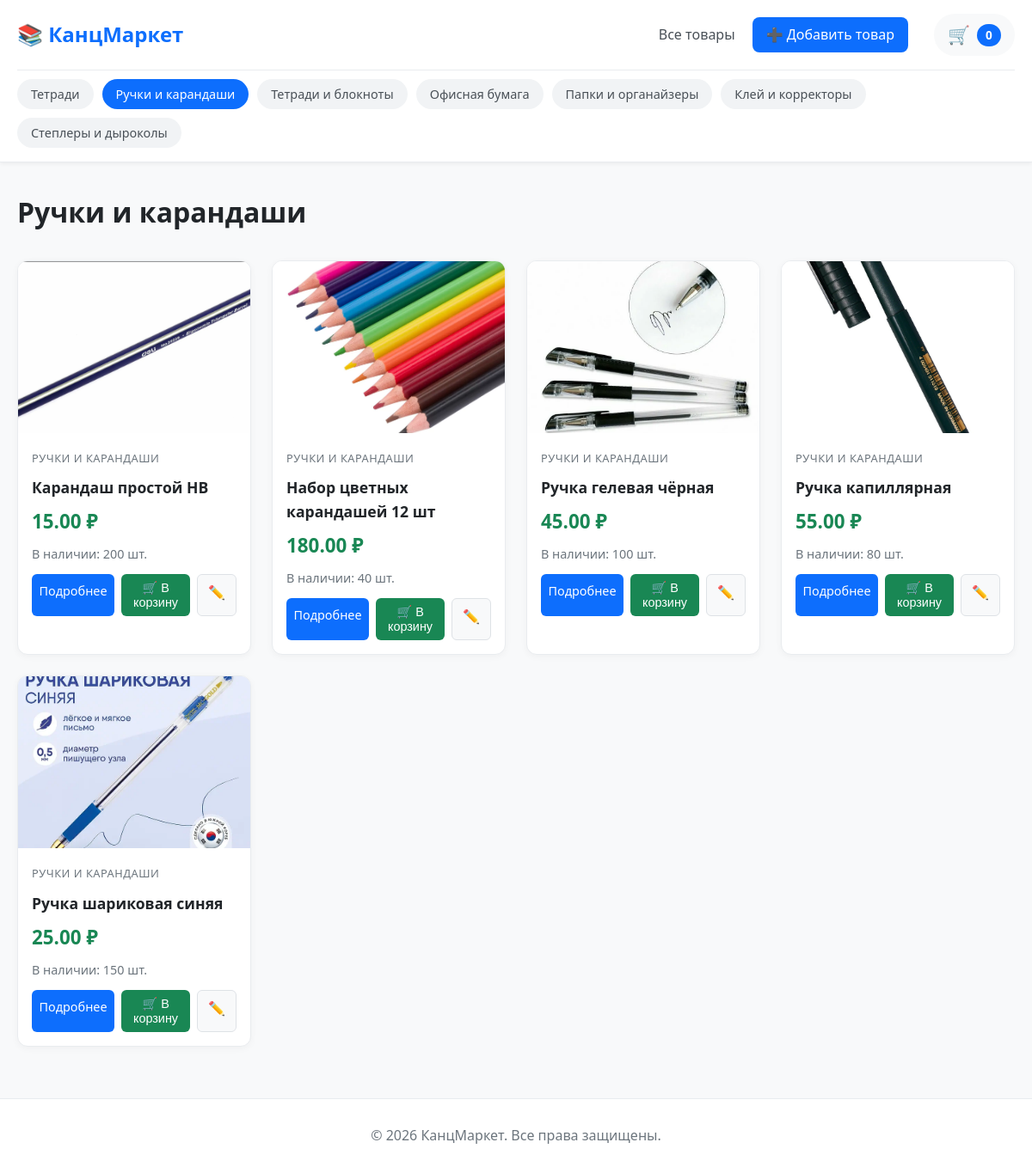
Screenshot of /category/pens/ with the database file from the repository.
### store/models.py (models this page shows, shortened)
class Category(models.Model):
    name = models.CharField(max_length=100, verbose_name="Название категории")
    slug = models.SlugField(max_length=100, unique=True, verbose_name="URL")
    class Meta:
        verbose_name = "Категория"
        verbose_name_plural = "Категории"

class Product(models.Model):
    category = models.ForeignKey(Category, on_delete=models.CASCADE, verbose_name="Категория")
    name = models.CharField(max_length=200, verbose_name="Название товара")
    slug = models.SlugField(max_length=200, unique=True, verbose_name="URL")
    description = models.TextField(blank=True, verbose_name="Описание")
    price = models.DecimalField(max_digits=10, decimal_places=2, verbose_name="Цена")
    stock = models.PositiveIntegerField(default=0, verbose_name="Количество на складе")
    image = models.ImageField(upload_to='products/', blank=True, null=True, verbose_name="Изображение")
    available = models.BooleanField(default=True, verbose_name="Доступен")
    created = models.DateTimeField(auto_now_add=True)
    updated = models.DateTimeField(auto_now=True)
    class Meta:
        verbose_name = "Товар"
        verbose_name_plural = "Товары"
        ordering = ['name']
    def get_absolute_url(self):
        return reverse('product_detail', args=[self.slug])

### store/views.py (the view)
# urls.py: path('', views.ProductListView.as_view(), name='product_list'),
class ProductListView(ListView):
    model = Product
    template_name = 'store/product_list.html'
    context_object_name = 'products'
    paginate_by = 12
    def get_queryset(self):
        queryset = Product.objects.filter(available=True)
        category_slug = self.kwargs.get('category_slug')
        if category_slug:
            self.category = get_object_or_404(Category, slug=category_slug)
            queryset = queryset.filter(category=self.category)
        else:
            self.category = None
        return queryset
    def get_context_data(self, **kwargs):
        context = super().get_context_data(**kwargs)
        context['categories'] = Category.objects.all()
        context['current_category'] = self.category
        return context

### cart/cart.py (called while the page is built)
    def __len__(self):
        return sum(item['quantity'] for item in self.cart.values())

### cart/context_processors.py (called while the page is built)
def cart(request):
    return {'cart': Cart(request)}

### store/templates/store/product_list.html (shortened to what this page needs)
{% extends 'store/base.html' %}
{% block content %}
<div class="product-grid">
    {% for product in products %}
    <div class="product-card">
        <div class="product-image">
            {% if product.image %}
                <img src="{{ product.image.url }}" alt="{{ product.name }}">
            {% else %}
                <div class="no-image">📦 Нет фото</div>
            {% endif %}
        </div>
        <div class="product-info">
            <span class="product-category">{{ product.category.name }}</span>
            <h3>
                <a href="{{ product.get_absolute_url }}">{{ product.name }}</a>
            </h3>
            <p class="price">{{ product.price }} ₽</p>
            <p class="stock {% if product.stock == 0 %}out-of-stock{% endif %}">
                {% if product.stock > 0 %}
                    В наличии: {{ product.stock }} шт.
                {% else %}
                    Нет в наличии
                {% endif %}
            </p>
            <div class="card-actions">
    <a href="{{ product.get_absolute_url }}" class="btn-detail">Подробнее</a>
    <form method="post" action="{% url 'cart:cart_add' product.id %}" class="add-to-cart-form">
        <button type="submit" class="btn-add-to-cart">🛒 В корзину</button>
    </form>
    <a href="{% url 'product_edit' product.slug %}" class="btn-edit-small">✏️</a>
</div>
        </div>
    </div>
    {% empty %}
    <div class="empty-message">
        <p>😔 Товаров пока нет.</p>
        <a href="{% url 'product_add' %}" class="btn-add-large">➕ Добавить первый товар</a>
    </div>
    {% endfor %}
</div>
{% endblock %}

### store/templates/store/base.html (shortened to what this page needs)
<!DOCTYPE html>
<html lang="ru">
<head>
    {% load static %}
    <link rel="stylesheet" href="{% static 'store/style.css' %}">
</head>
<body>
    <header>
        <div class="container">
            <nav class="main-nav">
                <a href="{% url 'product_list' %}" class="logo">📚 КанцМаркет</a>
                <div class="nav-links">
    <a href="{% url 'product_list' %}" class="nav-link">Все товары</a>
    <a href="{% url 'product_add' %}" class="btn-add">➕ Добавить товар</a>
    <a href="{% url 'cart:cart_detail' %}" class="cart-widget">
        <span class="cart-icon">🛒</span>
        <span class="cart-count">{{ cart|length }}</span>
    </a>
</div>
            </nav>
            <div class="categories-menu">
                {% for category in categories %}
                    <a href="{% url 'product_list_by_category' category.slug %}"
                       class="category-link {% if current_category and current_category.id == category.id %}active{% endif %}">
                        {{ category.name }}
                    </a>
                {% endfor %}
            </div>
        </div>
    </header>
    <main class="container">
        {% if current_category %}
            <h1 class="page-title">{{ current_category.name }}</h1>
        {% else %}
            <h1 class="page-title">Все товары</h1>
        {% endif %}
        {% block content %}
        {% endblock %}
    </main>
    <footer>
        <div class="container">
            <p>© 2026 КанцМаркет. Все права защищены.</p>
        </div>
    </footer>
</body>
</html>

### store/static/store/style.css (style rules this page uses)
* { margin: 0; padding: 0; box-sizing: border-box; }
body { font-family: 'Segoe UI', -apple-system, BlinkMacSystemFont, Roboto, Arial, sans-serif; background-color: #f8f9fa; color: #212529; line-height: 1.6; }
.container { max-width: 1200px; margin: 0 auto; padding: 0 20px; }
header { background: white; box-shadow: 0 2px 4px rgba(0,0,0,0.05); padding: 1rem 0; margin-bottom: 2rem; border-bottom: 1px solid #e9ecef; }
.main-nav { display: flex; justify-content: space-between; align-items: center; margin-bottom: 1rem; }
.logo { font-size: 1.5rem; font-weight: 600; text-decoration: none; color: #0d6efd; }
.nav-links { display: flex; gap: 20px; align-items: center; }
.nav-link { text-decoration: none; color: #495057; font-weight: 500; }
.btn-add { background: #0d6efd; color: white !important; padding: 8px 16px; border-radius: 8px; text-decoration: none; font-weight: 500; transition: background 0.2s; }
.categories-menu { display: flex; gap: 10px; flex-wrap: wrap; padding-top: 10px; border-top: 1px solid #e9ecef; }
.category-link { padding: 6px 16px; background: #f1f3f5; color: #495057; text-decoration: none; border-radius: 20px; font-size: 0.9rem; transition: all 0.2s; }
.category-link.active { background: #0d6efd; color: white; }
.page-title { margin-bottom: 30px; color: #212529; font-weight: 600; }
.product-grid { display: grid; grid-template-columns: repeat(auto-fill, minmax(260px, 1fr)); gap: 24px; margin-bottom: 40px; }
.product-card { background: white; border-radius: 12px; overflow: hidden; box-shadow: 0 2px 8px rgba(0,0,0,0.04); transition: transform 0.2s, box-shadow 0.2s; border: 1px solid #e9ecef; }
.product-image { width: 100%; height: 200px; background: #f8f9fa; display: flex; align-items: center; justify-content: center; overflow: hidden; }
.product-image img { width: 100%; height: 100%; object-fit: cover; }
.product-info { padding: 16px; }
.product-category { font-size: 0.8rem; color: #6c757d; text-transform: uppercase; letter-spacing: 0.5px; }
.product-info h3 { margin: 8px 0; font-size: 1.1rem; }
.product-info h3 a { text-decoration: none; color: #212529; }
.price { font-size: 1.4rem; font-weight: bold; color: #198754; margin: 8px 0; }
.stock { font-size: 0.9rem; color: #6c757d; margin-bottom: 12px; }
.card-actions { display: flex; gap: 8px; margin-top: 12px; }
.btn-detail { flex: 1; text-align: center; padding: 8px; background: #0d6efd; color: white; text-decoration: none; border-radius: 6px; font-size: 0.9rem; }
.btn-edit-small { padding: 8px 12px; background: #f8f9fa; border: 1px solid #dee2e6; border-radius: 6px; text-decoration: none; color: #495057; }
footer { margin-top: 60px; padding: 30px 0; text-align: center; color: #6c757d; border-top: 1px solid #e9ecef; background: white; }
.cart-widget { display: flex; align-items: center; gap: 8px; padding: 8px 16px; background: #f8f9fa; border-radius: 30px; text-decoration: none; color: #212529; transition: all 0.2s; margin-left: 10px; }
.cart-icon { font-size: 1.3rem; }
.cart-count { background: #0d6efd; color: white; padding: 2px 8px; border-radius: 20px; font-size: 0.85rem; font-weight: bold; min-width: 28px; text-align: center; }
.add-to-cart-form { flex: 1; }
.btn-add-to-cart { width: 100%; padding: 8px; background: #198754; color: white; border: none; border-radius: 6px; font-size: 0.9rem; font-weight: 500; cursor: pointer; transition: background 0.2s; }

### rows the page displays
Category: name "Тетради"
Category: name "Ручки и карандаши"
Category: name "Тетради и блокноты"
Category: name "Офисная бумага"
Category: name "Папки и органайзеры"
Category: name "Клей и корректоры"
Category: name "Степлеры и дыроколы"
Product: image (picture), category.name "РУЧКИ И КАРАНДАШИ", name "Карандаш простой HB", price "15.00", stock "200"
Product: image (picture), category.name "РУЧКИ И КАРАНДАШИ", name "Набор цветных карандашей 12 шт", price "180.00", stock "40"
Product: image (picture), category.name "РУЧКИ И КАРАНДАШИ", name "Ручка гелевая чёрная", price "45.00", stock "100"
Product: image (picture), category.name "РУЧКИ И КАРАНДАШИ", name "Ручка капиллярная", price "55.00", stock "80"
Product: image (picture), category.name "РУЧКИ И КАРАНДАШИ", name "Ручка шариковая синяя", price "25.00", stock "150"

### other values shown
{{ cart|length }} "0"
